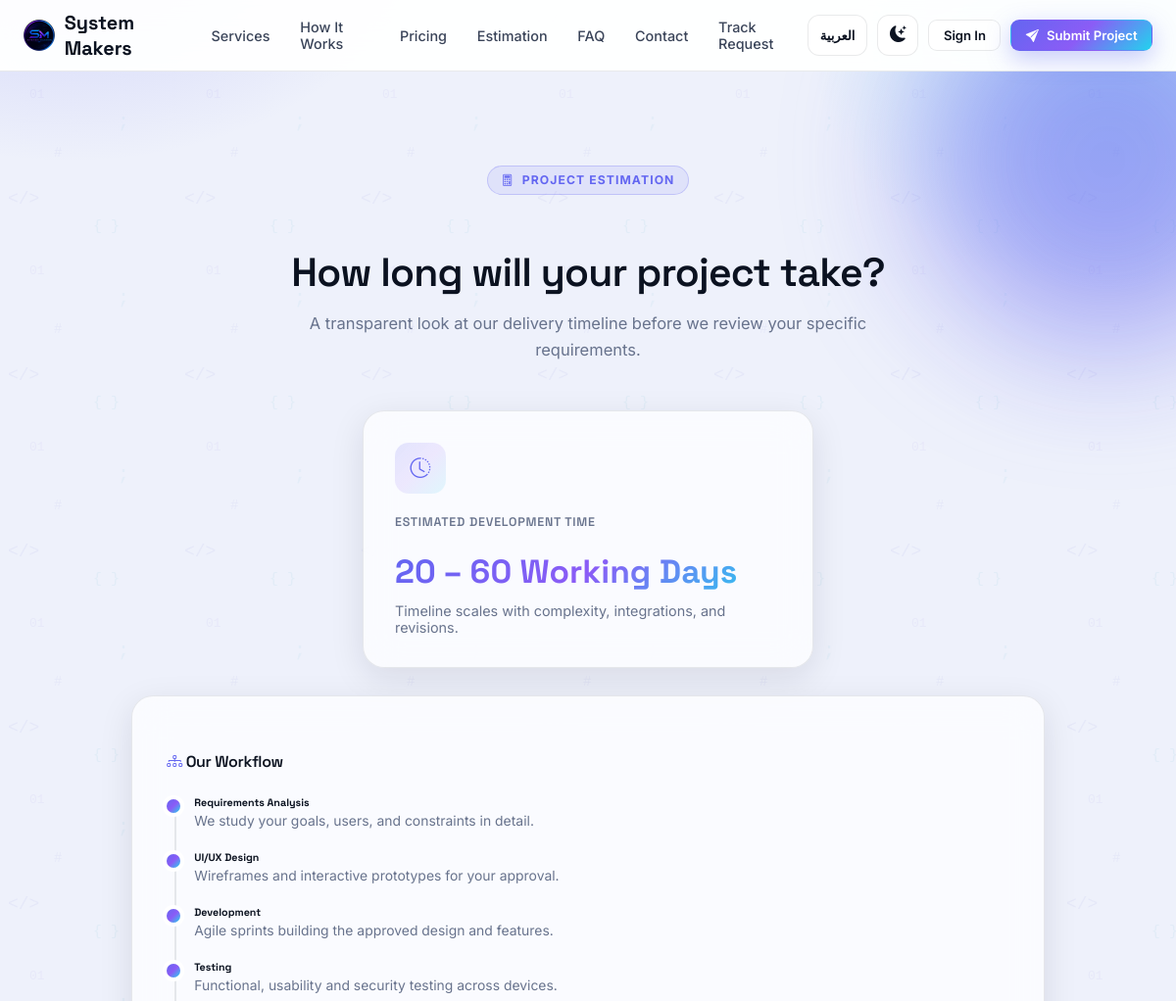
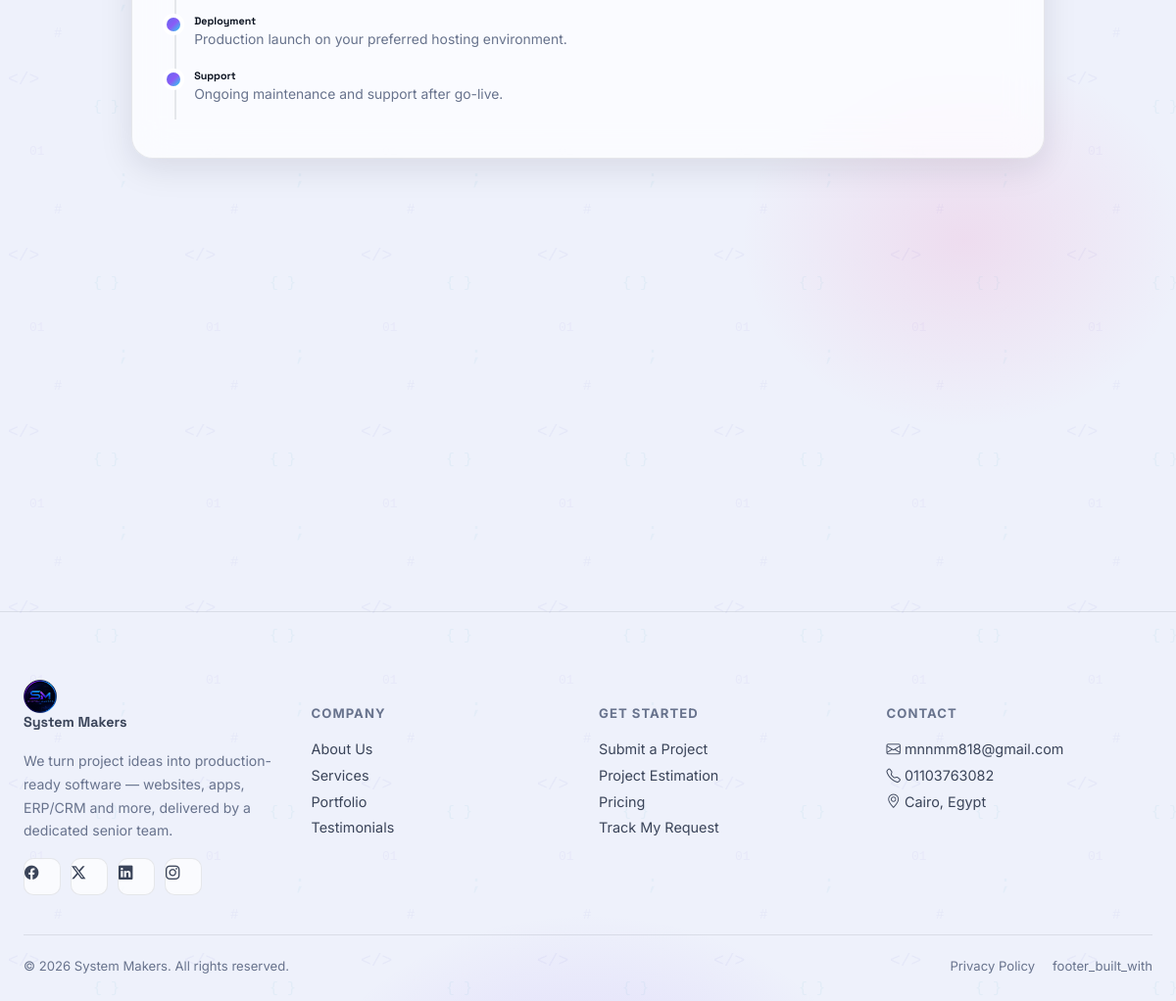
Page /estimation on the committed database (2 pictures, top to bottom).
### app/models/content.py (models this page shows, shortened)
class SiteSetting(db.Model):
    __tablename__ = "site_settings"
    id = db.Column(db.Integer, primary_key=True)
    key = db.Column(db.String(100), unique=True, nullable=False)
    value = db.Column(db.Text)
    updated_at = db.Column(db.DateTime, default=lambda: datetime.now(timezone.utc),
                            onupdate=lambda: datetime.now(timezone.utc))
    @staticmethod
    def get(key, default=""):
        row = SiteSetting.query.filter_by(key=key).first()
        return row.value if row else default

### app/routes/main.py (the view)
@main_bp.route("/estimation")
def estimation():
    return render_template("public/estimation.html")

### app/routes/main.py (called while the page is built)
@main_bp.context_processor
def inject_globals():
    return {
        "site_settings": {
            "contact_email": SiteSetting.get("contact_email", current_app.config["PROJECT_MANAGER_EMAIL"]),
            "contact_phone": SiteSetting.get("contact_phone", current_app.config["PROJECT_MANAGER_PHONE"]),
            "contact_address": SiteSetting.get("contact_address", "Cairo, Egypt"),
            "company_name": current_app.config["COMPANY_NAME"],
        }
    }

### app/translations.py (called while the page is built)
def get_translator(lang: str):
    table = TRANSLATIONS.get(lang, TRANSLATIONS["en"])
    fallback = TRANSLATIONS["en"]
    def t(key: str) -> str:
        return table.get(key) or fallback.get(key) or key
    return t

### app/templates/public/estimation.html (shortened to what this page needs)
{% extends "layout_public.html" %}
{% block content %}
<section class="section" style="position:relative; overflow:hidden;">
  <div class="blob float-anim-slow" style="width:380px;height:380px;background:var(--accent-indigo); top:-100px; right:-120px;"></div>
  <div class="container-xl" style="position:relative; z-index:1; max-width:980px;">
    <div style="text-align:center; margin-bottom:48px;" class="reveal">
      <div class="eyebrow" style="margin-left:auto;margin-right:auto;"><i class="bi bi-calculator"></i> {{ t('est_eyebrow') }}</div>
      <h1 class="section-title">{{ t('est_title') }}</h1>
      <p class="section-sub" style="margin:0 auto;">{{ t('est_sub') }}</p>
    </div>
    <div class="reveal" style="margin-bottom:28px; max-width:460px; margin-left:auto; margin-right:auto;">
      <div class="glass card-hover" style="padding:2rem;">
        <div class="icon-box"><i class="bi bi-clock-history"></i></div>
        <h5 class="text-muted-2" style="text-transform:uppercase; font-size:.78rem; letter-spacing:.06em;">{{ t('est_time_label') }}</h5>
        <div class="price-value text-grad" style="margin:6px 0 10px;">{{ t('est_time_value') }}</div>
        <p class="text-muted-2" style="font-size:.9rem; margin:0;">{{ t('est_time_note') }}</p>
      </div>
    </div>
    <div class="glass reveal" style="padding:2.2rem; margin-bottom:28px;">
      <h4 style="margin-bottom:24px;"><i class="bi bi-diagram-3" style="color:var(--accent-indigo);"></i> {{ t('est_workflow_title') }}</h4>
      <div class="timeline">
        {% for title, desc in [
          (t('est_step1_title'), t('est_step1_desc')),
          (t('est_step2_title'), t('est_step2_desc')),
          (t('est_step3_title'), t('est_step3_desc')),
          (t('est_step4_title'), t('est_step4_desc')),
          (t('est_step5_title'), t('est_step5_desc')),
          (t('est_step6_title'), t('est_step6_desc')),
        ] %}
        <div class="timeline-item">
          <h6 style="margin:0 0 4px; font-family:'Space Grotesk',sans-serif;">{{ title }}</h6>
          <p class="text-muted-2" style="font-size:.87rem; margin:0;">{{ desc }}</p>
        </div>
        {% endfor %}
      </div>
    </div>
  </div>
</section>
{% endblock %}

### app/templates/partials/footer.html
<footer class="footer">
  <div class="container-xl">
    <div class="grid-4" style="margin-bottom:40px;">
      <div>
        <a href="{{ url_for('main.home') }}" class="brand" style="margin-bottom:14px;">
          <span class="brand-mark" style="background:transparent; box-shadow:none;"><img src="{{ url_for('static', filename='images/brand/logo_256.png') }}" alt="System Makers" style="width:100%;height:100%;object-fit:contain;"></span>
          {{ site_settings.company_name if site_settings else 'System Makers' }}
        </a>
        <p class="text-muted-2" style="font-size:.88rem; line-height:1.7; max-width:280px;">
          {{ t('footer_tagline') }}
        </p>
        <div style="display:flex; gap:10px; margin-top:16px;">
          <a href="#" class="social-icon"><i class="bi bi-facebook"></i></a>
          <a href="#" class="social-icon"><i class="bi bi-twitter-x"></i></a>
          <a href="#" class="social-icon"><i class="bi bi-linkedin"></i></a>
          <a href="#" class="social-icon"><i class="bi bi-instagram"></i></a>
        </div>
      </div>
      <div>
        <h6>{{ t('footer_company') }}</h6>
        <a href="{{ url_for('main.home') }}#about">{{ t('footer_about') }}</a>
        <a href="{{ url_for('main.services') }}">{{ t('nav_services') }}</a>
        <a href="{{ url_for('main.home') }}#portfolio">{{ t('footer_portfolio') }}</a>
        <a href="{{ url_for('main.home') }}#testimonials">{{ t('footer_testimonials') }}</a>
      </div>
      <div>
        <h6>{{ t('footer_get_started') }}</h6>
        <a href="{{ url_for('main.project_request') }}">{{ t('footer_submit_project') }}</a>
        <a href="{{ url_for('main.estimation') }}">{{ t('footer_estimation') }}</a>
        <a href="{{ url_for('main.pricing') }}">{{ t('nav_pricing') }}</a>
        <a href="{{ url_for('main.track_request') }}">{{ t('footer_track') }}</a>
      </div>
      <div>
        <h6>{{ t('footer_contact') }}</h6>
        <a href="mailto:{{ site_settings.contact_email if site_settings else '' }}">
          <i class="bi bi-envelope"></i> {{ site_settings.contact_email if site_settings else 'contact@clientflow.local' }}
        </a>
        <a href="tel:{{ site_settings.contact_phone if site_settings else '' }}">
          <i class="bi bi-telephone"></i> {{ site_settings.contact_phone if site_settings else '' }}
        </a>
        <a href="#"><i class="bi bi-geo-alt"></i> {{ site_settings.contact_address if site_settings else 'Cairo, Egypt' }}</a>
      </div>
    </div>
    <div class="divider"></div>
    <div style="display:flex; justify-content:space-between; flex-wrap:wrap; gap:10px;">
      <span class="text-muted-2" style="font-size:.82rem;">© {{ current_year }} {{ site_settings.company_name if site_settings else 'System Makers' }}. {{ t('footer_rights') }}</span>
      <div style="display:flex; gap:18px; align-items:center;">
        <a href="{{ url_for('main.privacy_policy') }}" class="text-muted-2" style="font-size:.82rem; padding:0;">{{ t('footer_privacy') }}</a>
        <span class="text-muted-2" style="font-size:.82rem;">{{ t('footer_built_with') }}</span>
      </div>
    </div>
  </div>
</footer>

### rows in the picture
SiteSetting: value "mnnmm818@gmail.com"
SiteSetting: value "01103763082"
SiteSetting: value "Cairo, Egypt"

### other values in the picture
{{ site_settings.company_name if site_settings else 'System Makers' }} "System Makers"
{{ t('nav_services') }} "Services"
{{ t('nav_how_it_works') }} "How It Works"
{{ t('nav_pricing') }} "Pricing"
{{ t('nav_estimation') }} "Estimation"
{{ t('nav_faq') }} "FAQ"
{{ t('nav_contact') }} "Contact"
{{ t('nav_track') }} "Track Request"
{{ t('lang_switch') }} "العربية"
{{ t('nav_sign_in') }} "Sign In"
{{ t('nav_submit_project') }} "Submit Project"
{{ t('est_eyebrow') }} "PROJECT ESTIMATION"
{{ t('est_title') }} "How long will your project take?"
{{ t('est_sub') }} "A transparent look at our delivery timeline before we review your specific requirements."
{{ t('est_time_label') }} "ESTIMATED DEVELOPMENT TIME"
